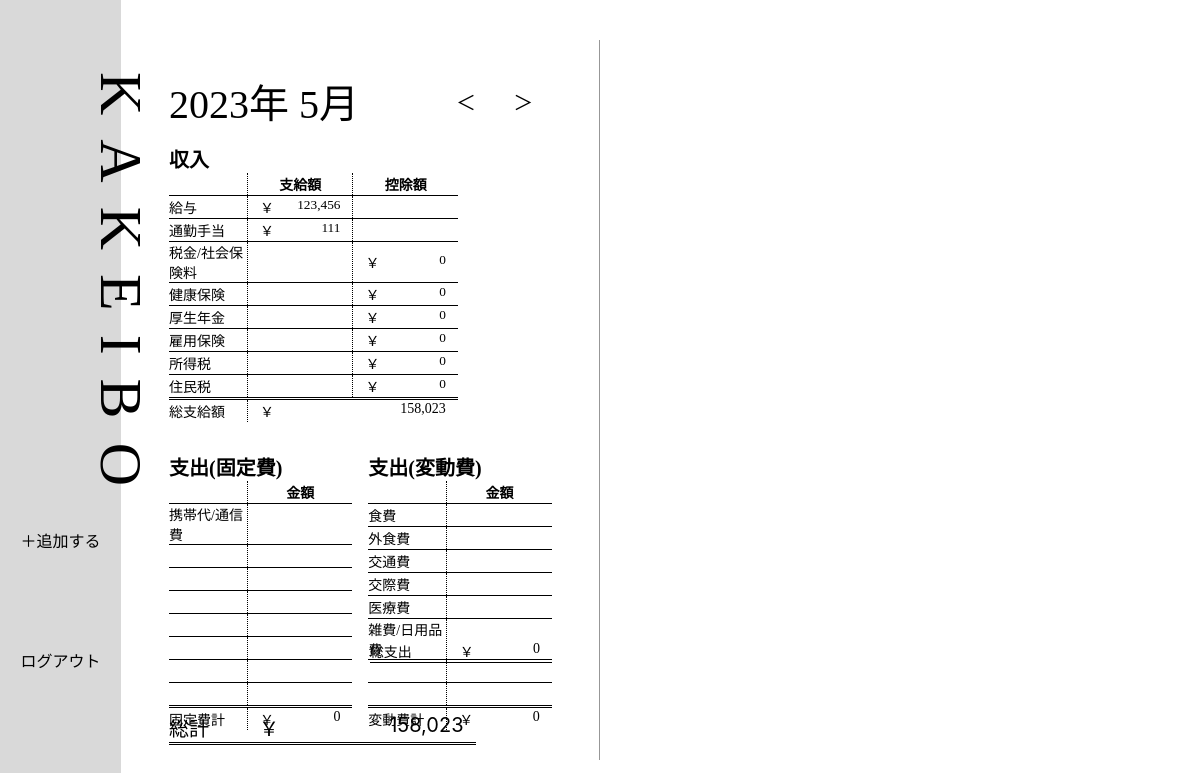
Screenshot of /top/2 with the database file from the repository.
### kakeiboapp/models.py (models this page shows, shortened)
class MonthModel(models.Model):
    date = models.DateField(blank=True, null=True)
    income = models.IntegerField(
        verbose_name='総収入',
        blank=True,
        default=0,
        )
    salary = models.IntegerField(verbose_name='給料')
    commuting_allowance = models.IntegerField(verbose_name='交通費')
    total_tax = models.IntegerField(
        verbose_name='税金/社会保険料',
        blank=True,
        default=0,
        )
    health_insurance = models.IntegerField(
        verbose_name='健康保険',
        blank=True,
        default=0,
        )
    welfare_pension = models.IntegerField(
        verbose_name='厚生年金',
        blank=True,
        default=0,
        )
    employment_insurance = models.IntegerField(
        verbose_name='雇用保険',
        blank=True,
        default=0,
        )
    income_tax = models.IntegerField(
        verbose_name='所得税',
        blank=True,
        default=0,
        )
    resident_tax = models.IntegerField(
        verbose_name='住民税',
        blank=True,
        default=0,
        )
    total_expense = models.IntegerField(
        verbose_name='総支出',
        blank=True,
        default=0,
        )
    fixed_cost = models.IntegerField(
        verbose_name='固定費計',
        blank=True,
        default=0,
        )
    variable_cost = models.IntegerField(
        verbose_name='変動費計',
        blank=True,
        default=0,
        )
    month_total = models.IntegerField(
        verbose_name='合計',
        blank=True,
        default=0,
        )

### kakeiboapp/views.py (the view)
# urls.py: path('top/<int:pk>', views.BaseClass.as_view()),
class BaseClass(generic.TemplateView):
    template_name = 'base.html'
    model = MonthModel
    def get(self, request, pk):
        context = {}
        context['month_data'] = MonthModel.objects.get(pk=pk)
        return render(request, self.template_name, context)

### templates/base.html (shortened to what this page needs)
{% load humanize %}
<!DOCTYPE html>
<html lang="ja">
    <head>
        {% load static %}
        <link rel="stylesheet" href="{% static 'static/css/style.css' %}">
</head>
<body>
    <header>
        <h1>KAKEIBO</h1>
        <ul>
            <li>＋追加する</li>
            <li>ログアウト</li>
        </ul>
    </header>
    <main>
        <div class="monthclass">
            <div class="month_flex">
                <h2>{{ month_data.date.year }}年 {{ month_data.date.month }}月</h2>
                <div class="page_change"><a href="">＜</a></div>
                <div class="page_change"><a href="">＞</a></div>
            </div>
        </div>
        <section>
            <form action="" method="post">
                <div class="income">
                    <h3>収入</h3>
                    <table>
                        <thead>
                            <tr>
                                <th></th>
                                <th>支給額</th>
                                <th>控除額</th>
                            </tr>
                        </thead>
                        <tbody>
                            <tr>
                                <td>給与</td>
                                <td>
                                    <div class="table_marge">
                                        <div>￥</div>
                                        <input type="text" name="" id="" value="{{ month_data.salary | intcomma }}">
                                    </div>
                                </td>
                                <td></td>
                            </tr>
                            <tr>
                                <td>通勤手当</td>
                                <td>
                                    <div class="table_marge">
                                        <div>￥</div>
                                        <input type="text" name="" id="" value="{{ month_data.commuting_allowance | intcomma }}">
                                    </div>
                                </td>
                                <td></td>
                            </tr>
                            <tr>
                                <td>税金/社会保険料</td>
                                <td></td>
                                <td>
                                    <div class="table_marge">
                                        <div>￥</div>
                                        <input type="text" name="" id="" value="{{ month_data.total_tax | intcomma }}">
                                    </div>
                                </td>
                            </tr>
                            <tr>
                                <td>健康保険</td>
                                <td></td>
                                <td>
                                    <div class="table_marge">
                                        <div>￥</div>
                                        <input type="text" name="" id="" value="{{ month_data.health_insurance | intcomma }}">
                                    </div>
                                </td>
                            </tr>
                            <tr>
                                <td>厚生年金</td>
                                <td></td>
                                <td>
                                    <div class="table_marge">
                                        <div>￥</div>
                                        <input type="text" name="" id="" value="{{ month_data.welfare_pension | intcomma }}">
                                    </div>
                                </td>
                            </tr>
                            <tr>
                                <td>雇用保険</td>
                                <td></td>
                                <td>
                                    <div class="table_marge">
                                        <div>￥</div>
                                        <input type="text" name="" id="" value="{{ month_data.employment_insurance | intcomma }}">
                                    </div>
                                </td>
                            </tr>
                            <tr>
                                <td>所得税</td>
                                <td></td>
                                <td>
                                    <div class="table_marge">
                                        <div>￥</div>
                                        <input type="text" name="" id="" value="{{ month_data.income_tax | intcomma }}">
                                    </div>
                                </td>
                            </tr>
                            <tr>
                                <td>住民税</td>
                                <td></td>
                                <td>
                                    <div class="table_marge">
                                        <div>￥</div>
                                        <input type="text" name="" id="" value="{{ month_data.resident_tax | intcomma }}">
                                    </div>
                                </td>
                            </tr>
                        </tbody>
                        <tfoot>
                            <tr>
                                <td>総支給額</td>
                                <td colspan="2">
                                    <div class="sum_data">
                                        <div>￥</div>
                                        <div>{{ month_data.income | intcomma }}</div>
                                    </div>
                                </td>
                            </tr>
                        </tfoot>
                    </table>
                </div>
                <div class="expense">
                    <div class="detail_expense">
                        <h3>支出(固定費)</h3>
                        <table>
                            <thead>
                                <tr>
                                    <th></th>
                                    <th>金額</th>
                                </tr>
                            </thead>
                            <tbody>
                                <tr>
                                    <td>携帯代/通信費</td>
                                    <td></td>
                                </tr>
                                <tr>
                                    <td></td>
                                    <td></td>
                                </tr>
                                <tr>
                                    <td></td>
                                    <td></td>
                                </tr>
                                <tr>
                                    <td></td>
                                    <td></td>
                                </tr>
                                <tr>
                                    <td></td>
                                    <td></td>
                                </tr>
                                <tr>
                                    <td></td>
                                    <td></td>
                                </tr>
                                <tr>
                                    <td></td>
                                    <td></td>
                                </tr>
                                <tr>
                                    <td></td>
                                    <td></td>
                                </tr>
                            </tbody>
                            <tfoot>
                                <tr>
                                    <td>固定費計</td>
                                    <td>
                                        <div class="sum_data">
                                            <div>￥</div>
                                            <div>{{ month_data.fixed_cost | intcomma }}</div>
                                        </div>
                                    </td>
                                </tr>
                            </tfoot>
                        </table>
                    </div>
                    <div class="detail_expense">
                        <h3>支出(変動費)</h3>
                        <table>
                            <thead>
                                <tr>
                                    <th></th>
                                    <th>金額</th>
                                </tr>
                            </thead>
                            <tbody>
                                <tr>
                                    <td>食費</td>
                                    <td></td>
                                </tr>
                                <tr>
                                    <td>外食費</td>
                                    <td></td>
                                </tr>
                                <tr>
                                    <td>交通費</td>
                                    <td></td>
                                </tr>
                                <tr>
                                    <td>交際費</td>
                                    <td></td>
                                </tr>
                                <tr>
                                    <td>医療費</td>
                                    <td></td>
                                </tr>
                                <tr>
                                    <td>雑費/日用品費</td>
                                    <td></td>
                                </tr>
                                <tr>
                                    <td></td>
                                    <td></td>
                                </tr>
                                <tr>
                                    <td></td>
                                    <td></td>
                                </tr>
                            </tbody>
                            <tfoot>
                                <tr>
                                    <td>変動費計</td>
                                    <td>
                                        <div class="sum_data">
                                            <div>￥</div>
                                            <div>{{ month_data.variable_cost | intcomma }}</div>
                                        </div>
                                    </td>
                                </tr>
                            </tfoot>
                        </table>
                    </div>
                </div>
            </form>
        </section>
        <div class="total">
            <div class="total_detail total_expense">
                <table>
                    <tr>
                        <td>総支出</td>
                        <td class="vtfoot">
                            <div class="sum_data">
                                <div>￥</div>
                                <div>{{ month_data.total_expense | intcomma }}</div>
                            </div>
                        </td>
                    </tr>
                </table>
            </div>
            <div class="total_detail total_all">
                <table>
                    <tr>
                        <td>総計</td>
                        <td class="vtfoot">
                            <div class="sum_data">
                                <div>￥</div>
                                <div>{{ month_data.month_total | intcomma }}</div>
                            </div>
                        </td>
                    </tr>
                </table>
            </div>
        </div>
    </main>
</body>
</html>

### static/css/style.css (style rules this page uses)
html,header,body,footer,section,h1,h2,h3,p,a,ul,li,table,thead,tbody,th,td,tr,input { margin: 0; padding: 0; font-family: 'Yu Gothic'; text-decoration: none; }
a { text-decoration: none; color: #000000; }
input { text-align: right; }
header { position: absolute; width: 10.1vw; height: 100%; top: 0; left: 0; background-color: #D9D9D9; z-index: 10; }
h1 { position: absolute; width: 406px; height: 96px; top: 24px; left: 10.1vW; font-style: normal; font-weight: 500; font-size: 60px; line-height: 96px; letter-spacing: 0.4em; color: #000000; transform-origin: 0; transform: rotate(90deg); }
ul { position: absolute; width: 100%; height: 30vh; bottom: 10vh; list-style: none; display: flex; flex-direction: column; align-items: center; justify-content: space-around; }
main { position: relative; width: 50vw; height: 100vh; display: flex; flex-direction: column; align-items: center; }
main::after { content: ""; width: 1px; height: 90vh; background-color: #979797; position: absolute; right: 0; top: 5vh; }
.monthclass { position: absolute; width: 39.9vw; right: 0; display: flex; justify-content: center; top: 72px; }
.month_flex { width: 80%; display: flex; align-items: center; }
h2 { font-size: 40px; font-weight: 400; flex-basis: 70%; }
.page_change { flex-basis: 15%; text-align: center; font-size: 20px; }
section { position: absolute; width: 39.9vw; height: 82vh; right: 0; bottom: 0; }
form { width: 100%; height: 100%; display: flex; flex-direction: column; align-items: center; }
h3 { font-size: 20px; }
table { border-collapse: collapse; }
td,th { font-size: 14px; height: 22px; }
th:nth-child(1),td:nth-child(1) { width: 6.5vw; }
section td:nth-child(2),section td:nth-child(3),section th:nth-child(2),section th:nth-child(3) { width: 8.7vw; border-left: 1px #000000 dotted; }
section tbody td { border-top: 1px #000000 solid; }
section tfoot tr { border-top: 3px #000000 double; }
input { width: 70%; height: 100%; border: none; padding: 0 7px; }
tbody td:nth-child(2),tbody td:nth-child(3) { text-align: end; }
.table_marge { display: flex; justify-content: space-between; margin: 0 5px; }
.table_marge div { margin: 0 7px; }
.sum_data { display: flex; justify-content: space-between; padding: 0 12px; }
.income { width: 80%; }
.expense { width: 80%; display: flex; justify-content: space-between; margin-top: 30px; }
.detail_expense { width: 48%; }
.total { position: absolute; height: 20vh; width: 39.9vW; right: 0; bottom: 0; display: flex; flex-direction: column; align-items: center; }
.total_detail { width: 80%; }
.total_expense { display: flex; justify-content: end; }
.total_expense table { width: 15.2vw; border-bottom: 1px #000000 solid; }
.total_all { margin: 50px; }
.total_all table { width: 80%; border-bottom: 3px #000000 double; }
.total_all td { font-size: 20px; font-family: 'Inter'; }

### rows the page displays
MonthModel: date.year "2023", date.month "5", salary "123,456", commuting_allowance "111", total_tax "0", health_insurance "0", welfare_pension "0", employment_insurance "0", income_tax "0", resident_tax "0", income "158,023", fixed_cost "0", variable_cost "0", total_expense "0", month_total "158,023"
